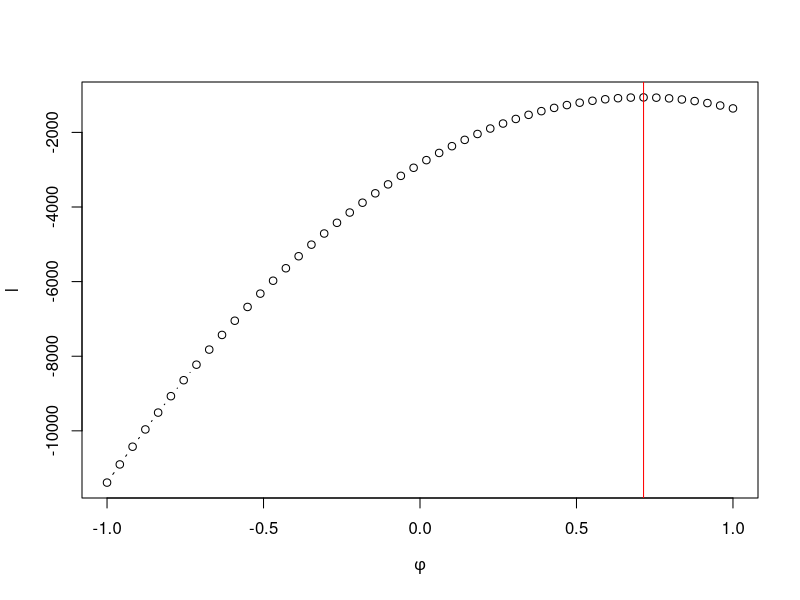
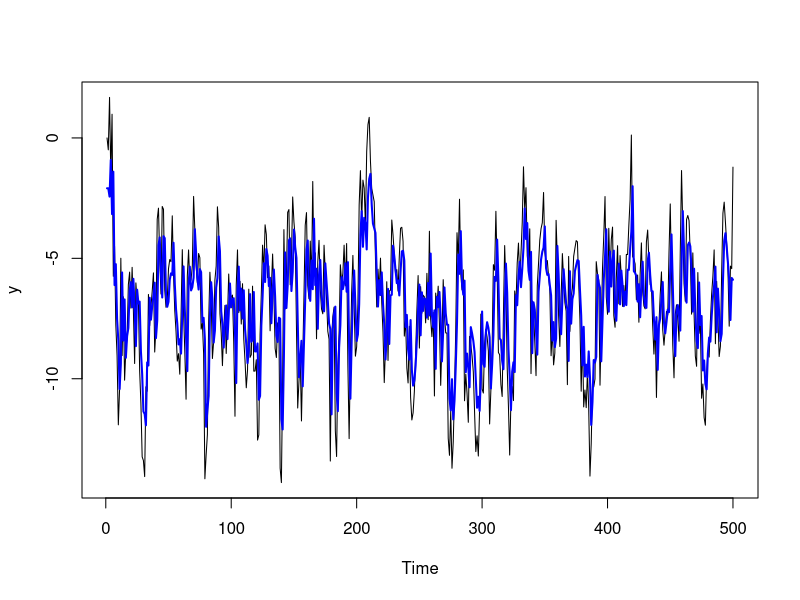

Source code (R) for these figures, in order:
## ---- chunk 1
set.seed(666)
n <- 500
alpha <- -2.0
sigma <- 2.0
phi <- 0.7
y <- numeric(n)
for(t in 2:n) {
  mu_t <- alpha + phi * y[t-1]
  y[t] <- rnorm(1, mean = mu_t, sd = sigma)
}
## ---- chunk 2
log_like <- function(parms, y) {
  n <- length(y)

  phi <- parms[1]
  alpha <- parms[2]
  sigma <- parms[3]

  eta <- numeric(n)

  for(k in 2:length(y)) eta[k] <- phi * y[k-1]

  ll <- sum(dnorm(x = y, mean = eta + alpha, sd = sigma, log = TRUE))
  return(ll)
}
## ---- chunk 3
p <- seq(-1, 1, l = 50)
f <- sapply(1:50, function(i) log_like(parms = c(p[i], alpha, sigma), y = y))
plot(p, f, type = "b", ylab = "l", xlab = expression(phi))
abline(v = p[which.max(f)], col = "red")
## ---- chunk 4
fit <- optim(par = c(phi, alpha, sigma), fn = log_like, y = y, method = "BFGS",
             control = list(fnscale = -1), hessian = TRUE)
## ---- chunk 5
fit$par
## ---- chunk 6
eigen(fit$hessian)$values
## ---- chunk 7

mles <- fit$par
phi_hat <- mles[1]
alpha_hat <- mles[2]
sigma_hat <- mles[3]
yhat <- numeric(n)
for(t in 2:n) yhat[t] <- phi_hat * y[t-1]
ts.plot(y)
lines(yhat + alpha_hat, type = "l", col = "blue", lwd = 2)
